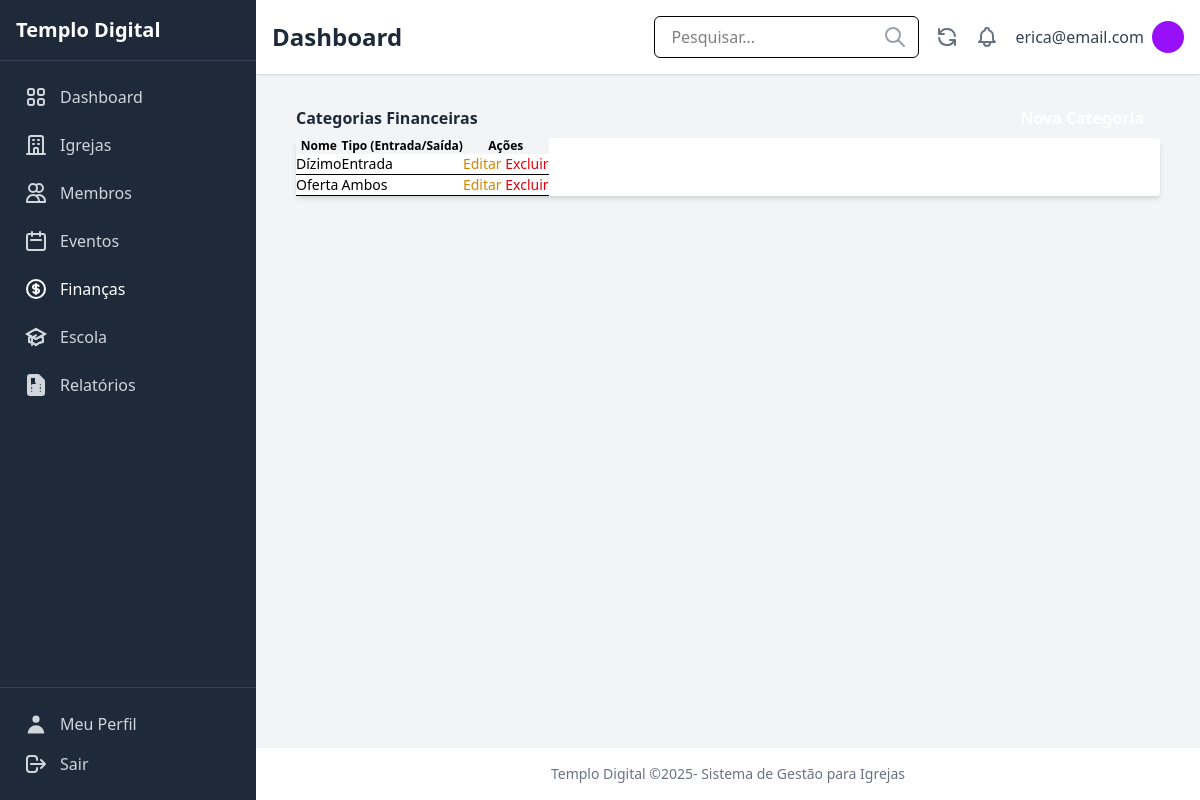
/financas/categorias/ (signed in), run on the app's committed database.
### users/models.py (models this page shows, shortened)
class CustomUser(AbstractUser):
    ROLE_CHOICES = [
        ('admin', 'Administrador'),
        ('pastor', 'Pastor'),
        ('secretario', 'Secretário'),
        ('tesoureiro', 'Tesoureiro'),
        ('lider', 'Líder'),
        ('membro', 'Membro'),
    ]
    role = models.CharField(
        _('Função'),
        max_length=20,
        choices=ROLE_CHOICES,
        default='membro',
        help_text=_('Define o nível de permissão do usuário no sistema')
    )
    phone = models.CharField(
        _('Telefone'),
        max_length=20,
        blank=True,
        null=True
    )
    address = models.TextField(
        _('Endereço'),
        blank=True,
        null=True
    )
    profile_image = models.ImageField(
        _('Imagem de Perfil'),
        upload_to='profile_images/',
        blank=True,
        null=True
    )
    class Meta:
        verbose_name = _('Usuário')
        verbose_name_plural = _('Usuários')

### finances/models.py (models this page shows, shortened)
class Category(models.Model):
    TYPE_CHOICES = [
        ('entrada', 'Entrada'),
        ('saida', 'Saída'),
        ('ambos', 'Ambos'),
    ]
    name = models.CharField(max_length=100, verbose_name="Nome")
    category_type = models.CharField(max_length=10, choices=TYPE_CHOICES, default='ambos', verbose_name="Tipo")
    description = models.TextField(blank=True, null=True, verbose_name="Descrição")
    class Meta:
        verbose_name = "Categoria"
        verbose_name_plural = "Categorias"
        ordering = ['name']

### finances/views.py (the view)
# urls.py: path('categorias/', views.category_list, name='category_list'),
@login_required
def category_list(request):
    categorys = Category.objects.all().order_by('name')
    return render(request, 'finances/category_list.html', {
        'object_list': categorys,
        'active_menu': 'finances',
    })

### finances/templates/finances/category_list.html (shortened to what this page needs)
{% extends 'core/base.html' %}
{% block content %}
<div class="container mx-auto px-4 py-8">
    <div class="flex justify-between items-center mb-6">
        <h1 class="text-3xl font-bold text-gray-800">Categorias Financeiras</h1>
        <a href="{% url 'finances:category_create' %}" class="bg-blue-500 hover:bg-blue-700 text-white font-bold py-2 px-4 rounded focus:outline-none focus:shadow-outline">
        </a>
    </div>
    <div class="bg-white shadow-md rounded my-6">
        <table class="min-w-full leading-normal">
            <thead>
                <tr>
                    <th class="px-5 py-3 border-b-2 border-gray-200 bg-gray-100 text-left text-xs font-semibold text-gray-600 uppercase tracking-wider">
                        Nome
                    </th>
                    <th class="px-5 py-3 border-b-2 border-gray-200 bg-gray-100 text-left text-xs font-semibold text-gray-600 uppercase tracking-wider">
                        Tipo (Entrada/Saída)
                    </th>
                    <th class="px-5 py-3 border-b-2 border-gray-200 bg-gray-100 text-left text-xs font-semibold text-gray-600 uppercase tracking-wider">
                        Ações
                    </th>
                </tr>
            </thead>
            <tbody>
                {% for category in object_list %}
                <tr>
                    <td class="px-5 py-5 border-b border-gray-200 bg-white text-sm">
                        {{ category.name }}
                    </td>
                     <td class="px-5 py-5 border-b border-gray-200 bg-white text-sm">
                        {{ category.get_category_type_display }}
                    </td>
                    <td class="px-5 py-5 border-b border-gray-200 bg-white text-sm">
                        <a href="{% url 'finances:category_update' category.pk %}" class="text-yellow-600 hover:text-yellow-900 mr-3">Editar</a>
                        <a href="{% url 'finances:category_delete' category.pk %}" class="text-red-600 hover:text-red-900">Excluir</a>
                    </td>
                </tr>
                {% empty %}
                <tr>
                    <td colspan="3" class="px-5 py-5 border-b border-gray-200 bg-white text-sm text-center text-gray-500">
                        Nenhuma categoria registrada.
                    </td>
                </tr>
                {% endfor %}
            </tbody>
        </table>
    </div>
</div>
{% endblock %}

### core/templates/core/base.html (shortened to what this page needs)
{% load static tailwind_tags %}
<!DOCTYPE html>
<html lang="pt-br">
  <head>
    {% tailwind_css %}
  </head>
  <body class="bg-gray-100 flex min-h-screen">
    {% if user.is_authenticated %}
      <aside class="w-64 bg-gray-800 text-white flex flex-col fixed inset-y-0 left-0">
        <div class="p-4 border-b border-gray-700">
          <h1 class="text-xl font-semibold">Templo Digital</h1>
        </div>
        <nav class="flex-grow p-4">
          <ul class="space-y-2">
            <li>
              <a href="{% url 'dashboard:index' %}"
                class="flex items-center p-2 {% if active_menu == 'dashboard' %}
                  bg-purple-700 text-white
                {% else %}
                  text-gray-300 hover:bg-gray-700 hover:text-white
                {% endif %} rounded-md">
                <span class="ml-3">Dashboard</span>
              </a>
            </li>
            <li>
              <a href="{% url 'churches:church_list' %}"
                class="flex items-center p-2 {% if active_menu == 'churches' %}
                  bg-purple-700 text-white
                {% else %}
                  text-gray-300 hover:bg-gray-700 hover:text-white
                {% endif %} rounded-md">
                <span class="ml-3">Igrejas</span>
              </a>
            </li>
            <li>
              <a href="{% url 'members:member_list' %}"
                class="flex items-center p-2 {% if active_menu == 'members' %}
                  bg-purple-700 text-white
                {% else %}
                  text-gray-300 hover:bg-gray-700 hover:text-white
                {% endif %} rounded-md">
                {% include 'icons/members.html' %}
                <span class="ml-3">Membros</span>
              </a>
            </li>
            <li>
              <a href="{% url 'events:event_list' %}"
                class="flex items-center p-2 {% if active_menu == 'events' %}
                  bg-purple-700 text-white
                {% else %}
                  text-gray-300 hover:bg-gray-700 hover:text-white
                {% endif %} rounded-md">
                {% include 'icons/events.html' %}
                <span class="ml-3">Eventos</span>
              </a>
            </li>
            <li>
              <a href="{% url 'finances:income_list' %}"
                class="flex items-center p-2 {% if active_menu == 'finances' %}
                  bg-purple-700 text-white
                {% else %}
                  text-gray-300 hover:bg-gray-700 hover:text-white
                {% endif %} rounded-md">
                <span class="ml-3">Finanças</span>
              </a>
            </li>
            <li>
              <a href="{% url 'school:school_class_list' %}"
                class="flex items-center p-2 {% if active_menu == 'school' %}
                  bg-purple-700 text-white
                {% else %}
                  text-gray-300 hover:bg-gray-700 hover:text-white
                {% endif %} rounded-md">
                <span class="ml-3">Escola</span>
              </a>
            </li>
            <li>
              <a href="{% url 'reports:index' %}"
                class="flex items-center p-2 {% if active_menu == 'reports' %}
                  bg-purple-700 text-white
                {% else %}
                  text-gray-300 hover:bg-gray-700 hover:text-white
                {% endif %} rounded-md">
                <span class="ml-3">Relatórios</span>
              </a>
            </li>
          </ul>
        </nav>
        <div class="p-4 border-t border-gray-700">
          <a href="{% url 'users:profile' %}" class="flex items-center p-2 text-gray-300 hover:bg-gray-700 hover:text-white rounded-md mb-2">
            {% include 'icons/profile.html' %}
            <span class="ml-3">Meu Perfil</span>
          </a>
          <form method="post" action="{% url 'users:logout' %}">
            <a href="#" class="flex items-center p-2 text-gray-300 hover:bg-gray-700 hover:text-white rounded-md">
              <button type="submit"  class="flex items-center">
                {% include 'icons/logout.html' %}
                <span class="ml-3">Sair</span>
              </button>
            </a>
          </form>
        </div>
      </aside>
    {% endif %}
    {% if user.is_authenticated %}
    <div class="flex-1 flex flex-col ml-64">
    {% else %}
    <div class="flex-1 flex flex-col">
    {% endif %}
        {% if user.is_authenticated %}
      <header class="bg-white shadow-sm p-4 flex justify-between items-center">
        <div>
          <h1 class="text-2xl font-semibold text-gray-800">
            {% block page_title %}
              Dashboard
            {% endblock %}
          </h1>
        </div>
        <div class="flex items-center space-x-4">
          <div class="relative">
            <input type="text" placeholder="Pesquisar..." class="px-4 py-2 border rounded-md focus:outline-none focus:ring-2 focus:ring-purple-600" />
            <span class="absolute right-3 top-1/2 transform -translate-y-1/2 text-gray-400">{% include 'icons/pesquisar.html' %}</span>
          </div>
          <button class="text-gray-500 hover:text-gray-700">{% include 'icons/atualizar.html' %}</button>
          <button class="text-gray-500 hover:text-gray-700">{% include 'icons/notificacoes.html' %}</button>
          <div class="flex items-center space-x-2">
            <span class="text-gray-700">{{ user.get_full_name|default:user.username }}</span>
            {% if user.profile_image %}
              <img src="{{ user.profile_image.url }}" alt="User Avatar" class="w-8 h-8 rounded-full" />
            {% else %}
              <div class="w-8 h-8 rounded-full bg-purple-600 flex items-center justify-center text-white">{{ user.first_name|first|upper }}{{ user.last_name|first|upper }}</div>
            {% endif %}
          </div>
        </div>
      </header>
        {% endif %}
      <main class="flex-grow p-6">
        {% block content %}{% endblock %}
      </main>
      {% if user.is_authenticated %}
      <footer class="bg-white text-center p-4 text-sm text-gray-500 mt-auto">
        <p>
          Templo Digital ©{% now 'Y' %}- Sistema de Gestão para Igrejas
        </p>
      </footer>
        {% endif %}
    </div>
  </body>
</html>

### data on the page
CustomUser: get_full_name "erica@email.com"
Category: name "Dízimo", category_type "Entrada"
Category: name "Oferta", category_type "Ambos"
